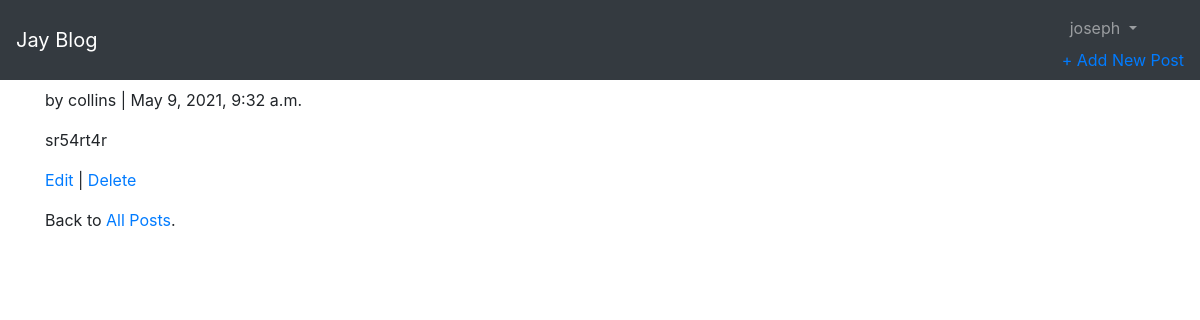
The page /blog/2/ (signed in) on the database its author committed.
### accounts/models.py (models this page shows)
class CustomUser(AbstractUser):
    age = models.PositiveIntegerField(null=True, blank=True)

### blog/models.py (models this page shows, shortened)
class Article(models.Model):
    title = models.CharField(max_length=255)
    body = models.TextField()
    date = models.DateTimeField(auto_now_add=True)
    author = models.ForeignKey(
    get_user_model(),
    on_delete=models.CASCADE,
    )

### blog/views.py (the view)
class ArticleDetailView(LoginRequiredMixin, DetailView):
    model = Article
    template_name = 'article_detail.html'
    def get_context_data(self, **kwargs):
        context = super().get_context_data(**kwargs)
        context['comments'] = Comment.objects.all
        return context

### templates/article_detail.html (shortened to what this page needs)
{% extends 'base.html' %}
{% block content %}
  <div class="article-entry">
    <p>by {{ object.author }} | {{ object.date }}</p>
    <p>{{ object.body }}</p>
  </div>
  <p><a href="{% url 'article_edit' article.pk %}">Edit</a> | <a href="{% url 'article_delete' article.pk %}">Delete</a></p>
  <p>Back to <a href="{% url 'article_list' %}">All Posts</a>.</p>
{% endblock content %}

### templates/base.html (shortened to what this page needs)
{% load static %}
<!DOCTYPE html>
<html>
<head>
  <link rel="stylesheet" href="https://stackpath.bootstrapcdn.com/bootstrap/4.5.0/css/bootstrap.min.css">
</head>
<body>
  <nav class="navbar navbar-expand-lg navbar-dark bg-dark">
    <a class="navbar-brand" href="{% url 'home' %}">Jay Blog</a>
    <div class="collapse navbar-collapse" id="navbarSupportedContent">
      {% if user.is_authenticated %}
        <ul class="navbar-nav ml-auto">
          <li class="nav-item">
            <a class="nav-link dropdown-toggle" href="#" id="navbarDropdown" role="button" data-toggle="dropdown" aria-haspopup="true" aria-expanded="false">
              {{ user.username }}
            </a>
            <a href="{% url 'article_new' %}">+ Add New Post </a>
          </li>
        </ul>
      {% endif %}
    </div>
  </nav>
  <main>
    <div class="container">
      {% block content %}
      {% endblock content %}
    </div>
  </main>
</body>
</html>

### rows shown on the page
CustomUser: username "joseph"
Article: author "collins", date "May 9, 2021, 9:32 a.m.", body "sr54rt4r"
